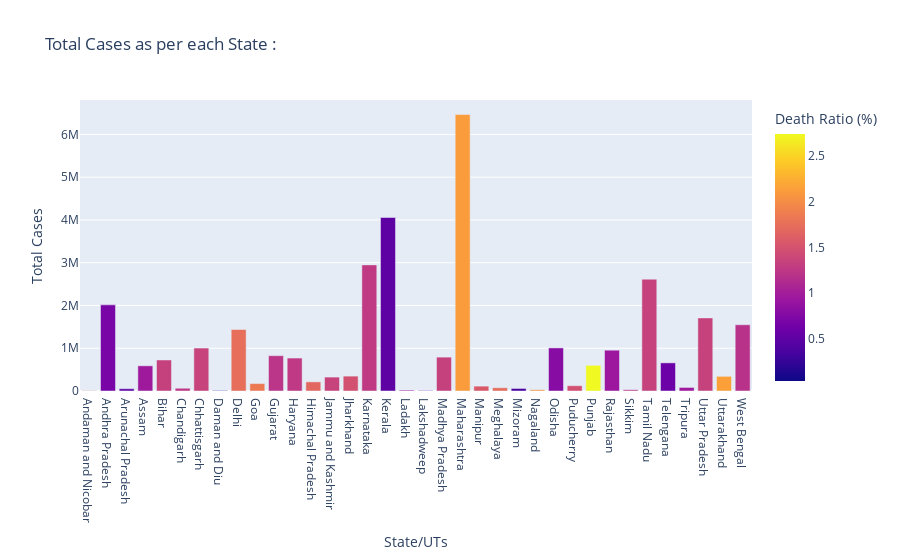

The notebook cell this image was saved under:
### Code cell
px.bar(da, x="State/UTs", y="Total Cases", color="Death Ratio (%)", title="Total Cases as per each State : ")

### Figure 1 — Plotly figure (JSON) as saved in the notebook; plotly's stock layout.template omitted (floating-point values rounded to 4 significant figures)
{"data": [{"alignmentgroup": "True", "hovertemplate": "State/UTs=%{x}<br>Total Cases=%{y}<br>Death Ratio (%)=%{marker.color}<extra></extra>", "legendgroup": "", "marker": {"color": [1.7, 0.69, 0.49, 0.96, 1.33, 1.25, 1.35, 0.04, 1.74, 1.84, 1.22, 1.26, 1.68, 1.35, 1.48, 1.27, 0.51, 1.01, 0.49, 1.33, 2.12, 1.56, 1.73, 0.37, 2.06, 0.79, 1.47, 2.74, 0.94, 1.24, 1.34, 0.59, 0.96, 1.34, 2.15, 1.19], "coloraxis": "coloraxis", "pattern": {"shape": ""}}, "name": "", "offsetgroup": "", "orientation": "v", "showlegend": false, "textposition": "auto", "type": "bar", "x": ["Andaman and Nicobar", "Andhra Pradesh", "Arunachal Pradesh", "Assam", "Bihar", "Chandigarh", "Chhattisgarh", "Daman and Diu", "Delhi", "Goa", "Gujarat", "Haryana", "Himachal Pradesh", "Jammu and Kashmir", "Jharkhand", "Karnataka", "Kerala", "Ladakh", "Lakshadweep", "Madhya Pradesh", "Maharashtra", "Manipur", "Meghalaya", "Mizoram", "Nagaland", "Odisha", "Puducherry", "Punjab", "Rajasthan", "Sikkim", "Tamil Nadu", "Telengana", "Tripura", "Uttar Pradesh", "Uttarakhand", "West Bengal"], "xaxis": "x", "y": [7566, 2014116, 53031, 589426, 725708, 65105, 1004451, 10663, 1437764, 173955, 825422, 770486, 213548, 325419, 347867, 2949445, 4057233, 20560, 10347, 792175, 6464876, 113933, 75836, 59119, 30083, 1007750, 123572, 600614, 954095, 29878, 2614872, 658054, 82961, 1709335, 342976, 1548604], "yaxis": "y"}], "layout": {"barmode": "relative", "coloraxis": {"colorbar": {"title": {"text": "Death Ratio (%)"}}, "colorscale": [[0, "#0d0887"], [0.1111, "#46039f"], [0.2222, "#7201a8"], [0.3333, "#9c179e"], [0.4444, "#bd3786"], [0.5556, "#d8576b"], [0.6667, "#ed7953"], [0.7778, "#fb9f3a"], [0.8889, "#fdca26"], [1, "#f0f921"]]}, "legend": {"tracegroupgap": 0}, "title": {"text": "Total Cases as per each State : "}, "xaxis": {"anchor": "y", "domain": [0, 1], "title": {"text": "State/UTs"}}, "yaxis": {"anchor": "x", "domain": [0, 1], "title": {"text": "Total Cases"}}}}
